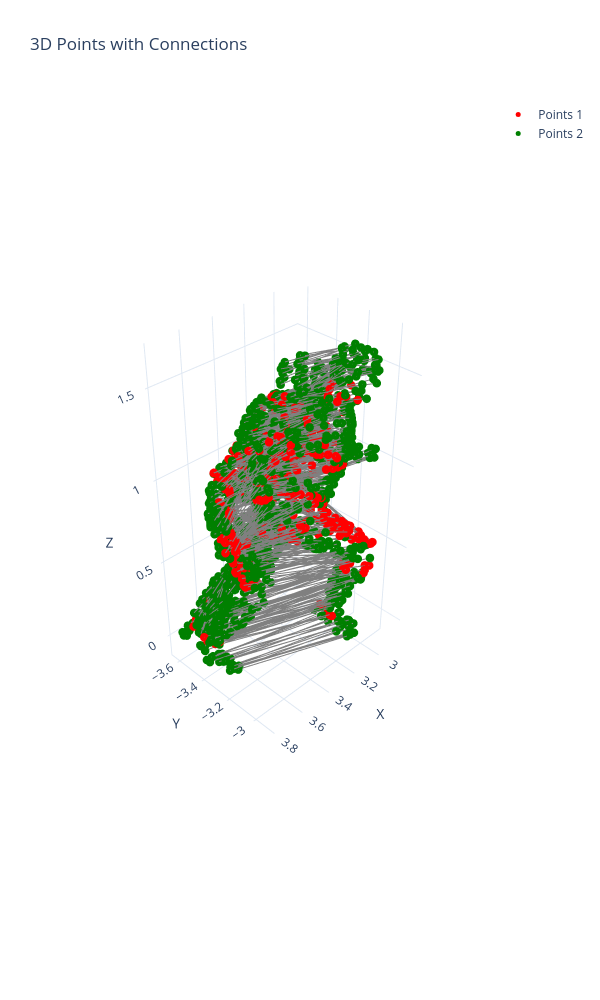

Notebook code for this chart:
### Code cell
lifted_points1 = lift_with_symmetry(points1, normal1, beta=1)
lifted_points2 = lift_with_symmetry(points2, normal2, beta=1)

M = ot.dist(lifted_points1, lifted_points2)
a = np.ones(1000) / 1000
b = np.ones(1000) / 1000
mean_centered1 = lifted_points1 - lifted_points1.mean(axis = 0)
mean_centered2 = lifted_points2 - lifted_points2.mean(axis = 0)
D = experiment.graph_distance_between_clouds_minimally_connected(mean_centered1[:,:-1], mean_centered2[:,:-1])
G1 = ot.solve(M, a, b).plan
G2 = ot.solve(M + D, a, b).plan
G3 = ot.solve(D, a, b).plan
print("G1", utils.region_accuracy_adjusted(G1, faces1, faces2))
print("G2", utils.region_accuracy_adjusted(G2, faces1, faces2))
print("G3", utils.region_accuracy_adjusted(G3, faces1, faces2))
utils.plot_3d_points_and_connections_region_matched(points1, points2, faces1, faces2, G2)
